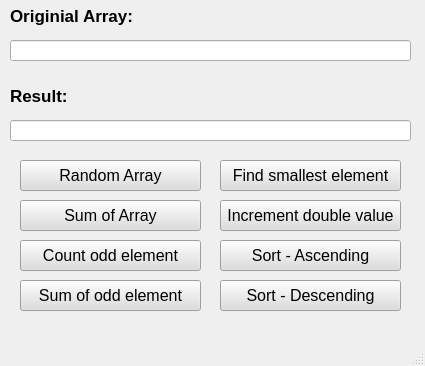
<?xml version="1.0" encoding="UTF-8"?>
<ui version="4.0">
 <class>MainWindow</class>
 <widget class="QMainWindow" name="MainWindow">
  <property name="geometry">
   <rect>
    <x>0</x>
    <y>0</y>
    <width>425</width>
    <height>366</height>
   </rect>
  </property>
  <property name="windowTitle">
   <string>MainWindow</string>
  </property>
  <widget class="QWidget" name="centralwidget">
   <widget class="QLabel" name="label">
    <property name="geometry">
     <rect>
      <x>10</x>
      <y>0</y>
      <width>311</width>
      <height>31</height>
     </rect>
    </property>
    <property name="font">
     <font>
      <pointsize>13</pointsize>
      <weight>75</weight>
      <bold>true</bold>
     </font>
    </property>
    <property name="text">
     <string>Originial Array:</string>
    </property>
   </widget>
   <widget class="QLineEdit" name="lineEditOriginialArray">
    <property name="geometry">
     <rect>
      <x>10</x>
      <y>40</y>
      <width>401</width>
      <height>21</height>
     </rect>
    </property>
   </widget>
   <widget class="QLabel" name="label_2">
    <property name="geometry">
     <rect>
      <x>10</x>
      <y>80</y>
      <width>311</width>
      <height>31</height>
     </rect>
    </property>
    <property name="font">
     <font>
      <pointsize>13</pointsize>
      <weight>75</weight>
      <bold>true</bold>
     </font>
    </property>
    <property name="text">
     <string>Result:</string>
    </property>
   </widget>
   <widget class="QLineEdit" name="lineEditResult">
    <property name="geometry">
     <rect>
      <x>10</x>
      <y>120</y>
      <width>401</width>
      <height>21</height>
     </rect>
    </property>
   </widget>
   <widget class="QPushButton" name="pushButtonRandomArray">
    <property name="geometry">
     <rect>
      <x>20</x>
      <y>160</y>
      <width>181</width>
      <height>31</height>
     </rect>
    </property>
    <property name="font">
     <font>
      <pointsize>12</pointsize>
     </font>
    </property>
    <property name="styleSheet">
     <string notr="true">background-color: rgb(221, 221, 221);</string>
    </property>
    <property name="text">
     <string>Random Array</string>
    </property>
   </widget>
   <widget class="QPushButton" name="pushButtonSumofArray">
    <property name="geometry">
     <rect>
      <x>20</x>
      <y>200</y>
      <width>181</width>
      <height>31</height>
     </rect>
    </property>
    <property name="font">
     <font>
      <pointsize>12</pointsize>
     </font>
    </property>
    <property name="styleSheet">
     <string notr="true">background-color: rgb(221, 221, 221);</string>
    </property>
    <property name="text">
     <string>Sum of Array</string>
    </property>
   </widget>
   <widget class="QPushButton" name="pushButtonCountoddelement">
    <property name="geometry">
     <rect>
      <x>20</x>
      <y>240</y>
      <width>181</width>
      <height>31</height>
     </rect>
    </property>
    <property name="font">
     <font>
      <pointsize>12</pointsize>
     </font>
    </property>
    <property name="styleSheet">
     <string notr="true">background-color: rgb(221, 221, 221);</string>
    </property>
    <property name="text">
     <string>Count odd element</string>
    </property>
   </widget>
   <widget class="QPushButton" name="pushButtonSumofelement">
    <property name="geometry">
     <rect>
      <x>20</x>
      <y>280</y>
      <width>181</width>
      <height>31</height>
     </rect>
    </property>
    <property name="font">
     <font>
      <pointsize>12</pointsize>
     </font>
    </property>
    <property name="styleSheet">
     <string notr="true">background-color: rgb(221, 221, 221);</string>
    </property>
    <property name="text">
     <string>Sum of odd element</string>
    </property>
   </widget>
   <widget class="QPushButton" name="pushButtonSortDescending">
    <property name="geometry">
     <rect>
      <x>220</x>
      <y>280</y>
      <width>181</width>
      <height>31</height>
     </rect>
    </property>
    <property name="font">
     <font>
      <pointsize>12</pointsize>
     </font>
    </property>
    <property name="styleSheet">
     <string notr="true">background-color: rgb(221, 221, 221);</string>
    </property>
    <property name="text">
     <string>Sort - Descending</string>
    </property>
   </widget>
   <widget class="QPushButton" name="pushButtonSortAscending">
    <property name="geometry">
     <rect>
      <x>220</x>
      <y>240</y>
      <width>181</width>
      <height>31</height>
     </rect>
    </property>
    <property name="font">
     <font>
      <pointsize>12</pointsize>
     </font>
    </property>
    <property name="styleSheet">
     <string notr="true">background-color: rgb(221, 221, 221);</string>
    </property>
    <property name="text">
     <string>Sort - Ascending</string>
    </property>
   </widget>
   <widget class="QPushButton" name="pushButtonFindsmallestelement">
    <property name="geometry">
     <rect>
      <x>220</x>
      <y>160</y>
      <width>181</width>
      <height>31</height>
     </rect>
    </property>
    <property name="font">
     <font>
      <pointsize>12</pointsize>
     </font>
    </property>
    <property name="styleSheet">
     <string notr="true">background-color: rgb(221, 221, 221);</string>
    </property>
    <property name="text">
     <string>Find smallest element</string>
    </property>
   </widget>
   <widget class="QPushButton" name="pushButtonIncrementdoublevalue">
    <property name="geometry">
     <rect>
      <x>220</x>
      <y>200</y>
      <width>181</width>
      <height>31</height>
     </rect>
    </property>
    <property name="font">
     <font>
      <pointsize>12</pointsize>
     </font>
    </property>
    <property name="styleSheet">
     <string notr="true">background-color: rgb(221, 221, 221);</string>
    </property>
    <property name="text">
     <string>Increment double value</string>
    </property>
   </widget>
  </widget>
  <widget class="QMenuBar" name="menubar">
   <property name="geometry">
    <rect>
     <x>0</x>
     <y>0</y>
     <width>425</width>
     <height>18</height>
    </rect>
   </property>
  </widget>
  <widget class="QStatusBar" name="statusbar"/>
 </widget>
 <resources/>
 <connections/>
</ui>
